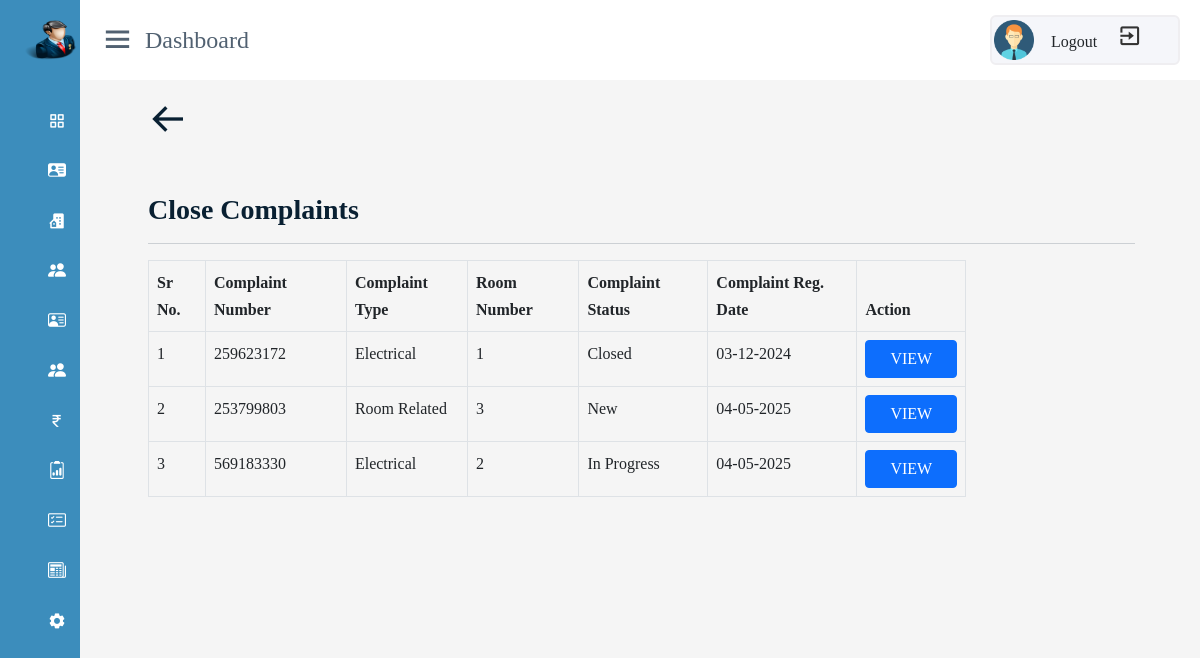
Page /admin/all-complaint.php (signed in) on the committed database.
### tables this page shows
CREATE TABLE `complaint` (
  `id` int(11) NOT NULL,
  `complaint_no` bigint(12) DEFAULT NULL,
  `userid` varchar(225) NOT NULL,
  `name` varchar(225) NOT NULL,
  `mobile` varchar(10) NOT NULL,
  `roomno` int(11) NOT NULL,
  `complaint_type` varchar(225) NOT NULL,
  `complaint_details` varchar(255) NOT NULL,
  `complaint_doc` varchar(400) NOT NULL,
  `complaint_status` varchar(255) NOT NULL DEFAULT 'New',
  `registration_date` timestamp NOT NULL DEFAULT current_timestamp()
);

### admin/all-complaint.php (the view, shortened to what this page needs)
<!DOCTYPE html>
<html lang="en">
<head>
    <link rel="stylesheet" href="./css/room_register.css">
</head>
<body>
<?php require('./includes/header.php')?>
<div class="container-fluid">
    <div class="row">
        <div class="col-lg-11 col-12  p-0 ms-5 ">
    <div class="home-content align-items-center ">
    <a href="dashboard.php"><i class='bx bx-arrow-back' style="font-size:40px"></i></a>
    <h3 class="mt-5" style="font-family: Georgia, 'Times New Roman', Times, serif;">Close Complaints</h3>
    <hr>
    <div class="row">
        <div class="col-md-10 col-xs-8">
            <div class="table table-responsive">
            <table class="table table-bordered table-hover " >
                <thead class="text-dark">
                    <tr>
                        <th>Sr No.</th>
                        <th>Complaint Number</th>
                        <th >Complaint Type</th>
                        <th >Room Number</th>
                        <th>Complaint Status</th>
                        <th >Complaint Reg. Date</th>
                        <th >Action</th>
                    </tr>
                </thead>
                <tbody>
            <?php
            include('includes/db_config.php');
            $query="select * from complaint";
            $data=mysqli_query($con,$query);
            if($data)
            {
                $query1="select * from complaint ";
                $data1=mysqli_query($con,$query1);
                $sr=1;
                while($row=mysqli_fetch_assoc($data1))
                {
                 ?>
                <tr>
                    <td><?php echo $sr?></td>
                    <td><?php echo $row['complaint_no']?></td>
                    <td><?php echo $row['complaint_type']?></td>
                    <td><?php echo $row['roomno']?></td>
                    <td><?php echo $row['complaint_status']?></td>
                    <td><?php $wop = $row['registration_date']; print date("d-m-Y",strtotime($wop))?></td>
                    <?php
                    if($row['complaint_status']=='New')
                    {
                    ?>
                        <td style="margin-left:100px;"><a href="complaintaction.php?id=<?php echo $row['complaint_no']?>" class="btn btn-primary me- px-4 ">VIEW</a>
                   <?php
                    }
                    ?>
                    <?php
                    if($row['complaint_status']=='Closed')
                    {
                    ?>
                        <td style="margin-left:100px;"><a href="complaint_details.php?id=<?php echo $row['complaint_no']?>" class="btn btn-primary me- px-4 ">VIEW</a>
                   <?php
                    }
                    ?>
                    <?php
                    if($row['complaint_status']=='In Progress')
                    {
                    ?>
                        <td style="margin-left:100px;"><a href="complaintaction.php?id=<?php echo $row['complaint_no']?>" class="btn btn-primary me- px-4 ">VIEW</a>
                   <?php
                    }
                    ?>
                </tr>
                <?php $sr++;
                }
            }
            else
            {
                echo "<h3 style='color:red';>Complaints Not Found</h3>";
            }
            ?>
                </tbody>
            </table>
            </div>
        </div>
</div>
    </div>
 </div>
</div>
</div>
<?php require('./includes/footer.php')?>
</body>
</html>

### admin/css/room_register.css (style rules this page uses)
* { padding: 0; margin: 0; box-sizing: border-box; }
body { background-color:white; }
.home-content { padding: 100px 20px 20px 20px; }

### admin/css/adminpanel.css (style rules this page uses)
* { margin:0; padding:0; box-sizing: border-box; font-family: 'Poppins',sans-serif; }
body { min-height: 100vh; width: 100%; }
.home-section .home-content { padding-top: 100px; }

### css/styel.css (style rules this page uses)
body { font-family: "Barlow",sans-serif; line-height: 1.7; color:#516171; }
h1,h2,h3,h4,h5,h6 { font-weight: 700 !important; color: #092032; }
a { color: #092032; text-decoration: none; transition: all 0.4s ease; font-weight: 800; }

### css/footer.css (style rules this page uses)
* { text-decoration: none; font-family: poppins; box-sizing: border-box; }
body { margin:0; background-image:linear-gradient(to bottom,white,white); }

### rows in the picture
complaint: complaint_no "259623172", complaint_type "Electrical", roomno "1", complaint_status "Closed", registration_date "03-12-2024"
complaint: complaint_no "253799803", complaint_type "Room Related", roomno "3", complaint_status "New", registration_date "04-05-2025"
complaint: complaint_no "569183330", complaint_type "Electrical", roomno "2", complaint_status "In Progress", registration_date "04-05-2025"
